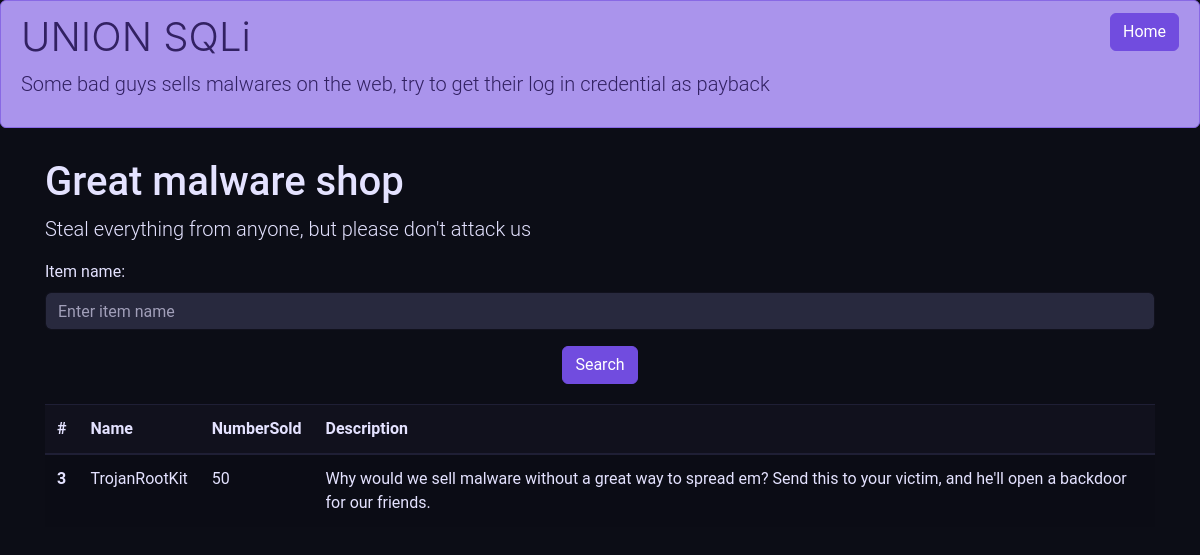
Page /php/progettoSWM/SQLi/SQLi2.php?name=TrojanRootKit on the committed database.
### tables this page shows
CREATE TABLE `SQLi2_Items` (
  `ID` int NOT NULL AUTO_INCREMENT,
  `Name` char(100) NOT NULL,
  `NSold` int NOT NULL,
  `Description` blob NOT NULL,
  PRIMARY KEY (`ID`)
);

### php/progettoSWM/SQLi/SQLi2.php (the view, shortened to what this page needs)
<?php
require('../backend/dbConnector.php');
?>
<!DOCTYPE html>
<html lang="it">
<head>
  <link rel="stylesheet" href="../css/bootstrap4-neon-glow.min.css">
</head>
<body>
    <div class="ht-tm-element alert alert-primary" role="alert">
    <div class="row">
      <div class="col-sm-11">
        <h4 class="display-3" class="alert-heading">UNION SQLi</h4>
        <p class="lead">Some bad guys sells malwares on the web, try to get their log in credential as payback</p>
      </div>
      <div class="col-sm-1">
        <form action="/index.php" method="get">
          <div class="d-flex justify-content-center">
            <button type="submit" class="btn btn-primary">Home</button>
          </div>
        </form>
      </div>
    </div>
  </div>
	<div class="container" style="margin-top:30px">
        <h1>Great malware shop</h1>
        <div class="row">
            <div class="col-sm-12 ">
                <p class="lead">Steal everything from anyone, but please don't attack us</p>
                <form action="/SQLi/SQLi2.php" method="get">
                    <div class="form-group">
                        <label for="name">Item name:</label>
                        <input type="text" class="form-control" id="name" placeholder="Enter item name" name="name">
                    </div>
                    <div class="d-flex justify-content-center">
                        <button type="submit" class="btn btn-primary">Search</button>
                    </div>
                </form>
            </div>
        </div>
				<table class="table table-hover table-striped" style="margin-top: 20px;">
        <thead class="thead-dark">
            <tr>
            <th>#</th>
            <th>Name</th>
            <th>NumberSold</th>
            <th>Description</th>
            </tr>
        </thead>
				<tbody>
				<?php
					if(!empty($_GET['name'])){
						$query = "SELECT * FROM SQLi2_Items WHERE Name = '".$_GET['name']."';";
					}else{
						$query = "SELECT * FROM SQLi2_Items;";
					}
					$result = $db->query($query);
					while ($row = mysqli_fetch_assoc($result)) {
						echo('
						<tr>
						<th scope="row">'.$row['ID'].'</th>
						<td>'.$row['Name'].'</td>
						<td>'.$row['NSold'].'</td>
						<td>'.$row['Description'].'</td>
						</tr>
						');
					}
				?>
        </tbody>
        </table>
        </div>
</body>
</html>

### rows in the picture
sqli2_items: ID "3", Name "TrojanRootKit", NSold "50", Description "Why would we sell malware without a great way to spread em? Send this to your victim, and he'll open a backdoor for our friends."
